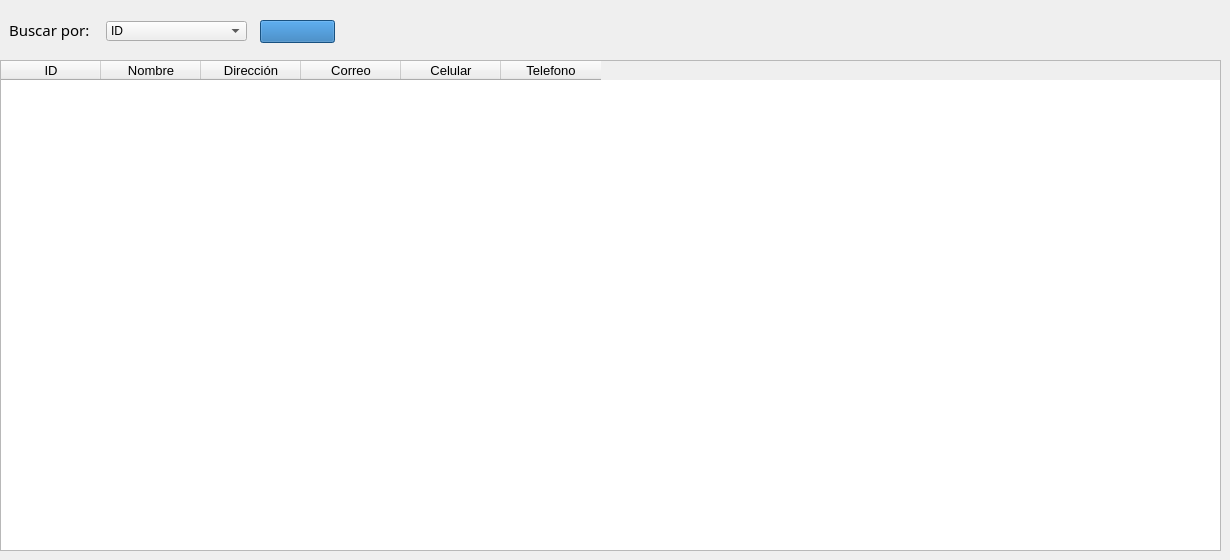
    <widget class="QWidget" name="ConsultaAgenda">
     <attribute name="title">
      <string>Consultar Agenda</string>
     </attribute>
     <widget class="QLabel" name="label">
      <property name="geometry">
       <rect>
        <x>9</x>
        <y>20</y>
        <width>91</width>
        <height>20</height>
       </rect>
      </property>
      <property name="font">
       <font>
        <family>MS Reference Sans Serif</family>
        <pointsize>11</pointsize>
       </font>
      </property>
      <property name="text">
       <string>Buscar por:</string>
      </property>
     </widget>
     <widget class="QPushButton" name="Boton_Buscar">
      <property name="geometry">
       <rect>
        <x>260</x>
        <y>20</y>
        <width>75</width>
        <height>23</height>
       </rect>
      </property>
      <property name="palette">
       <palette>
        <active>
         <colorrole role="WindowText">
          <brush brushstyle="SolidPattern">
           <color alpha="255">
            <red>0</red>
            <green>0</green>
            <blue>0</blue>
           </color>
          </brush>
         </colorrole>
         <colorrole role="Button">
          <brush brushstyle="SolidPattern">
           <color alpha="255">
            <red>34</red>
            <green>113</green>
            <blue>179</blue>
           </color>
          </brush>
         </colorrole>
         <colorrole role="Light">
          <brush brushstyle="SolidPattern">
           <color alpha="255">
            <red>62</red>
            <green>167</green>
            <blue>255</blue>
           </color>
          </brush>
         </colorrole>
         <colorrole role="Midlight">
          <brush brushstyle="SolidPattern">
           <color alpha="255">
            <red>48</red>
            <green>140</green>
            <blue>217</blue>
           </color>
          </brush>
         </colorrole>
         <colorrole role="Dark">
          <brush brushstyle="SolidPattern">
           <color alpha="255">
            <red>17</red>
            <green>56</green>
            <blue>89</blue>
           </color>
          </brush>
         </colorrole>
         <colorrole role="Mid">
          <brush brushstyle="SolidPattern">
           <color alpha="255">
            <red>23</red>
            <green>75</green>
            <blue>119</blue>
           </color>
          </brush>
         </colorrole>
         <colorrole role="Text">
          <brush brushstyle="SolidPattern">
           <color alpha="255">
            <red>0</red>
            <green>0</green>
            <blue>0</blue>
           </color>
          </brush>
         </colorrole>
         <colorrole role="BrightText">
          <brush brushstyle="SolidPattern">
           <color alpha="255">
            <red>255</red>
            <green>255</green>
            <blue>255</blue>
           </color>
          </brush>
         </colorrole>
         <colorrole role="ButtonText">
          <brush brushstyle="SolidPattern">
           <color alpha="255">
            <red>0</red>
            <green>0</green>
            <blue>0</blue>
           </color>
          </brush>
         </colorrole>
         <colorrole role="Base">
          <brush brushstyle="SolidPattern">
           <color alpha="255">
            <red>255</red>
            <green>255</green>
            <blue>255</blue>
           </color>
          </brush>
         </colorrole>
         <colorrole role="Window">
          <brush brushstyle="SolidPattern">
           <color alpha="255">
            <red>34</red>
            <green>113</green>
            <blue>179</blue>
           </color>
          </brush>
         </colorrole>
         <colorrole role="Shadow">
          <brush brushstyle="SolidPattern">
           <color alpha="255">
            <red>0</red>
            <green>0</green>
            <blue>0</blue>
           </color>
          </brush>
         </colorrole>
         <colorrole role="AlternateBase">
          <brush brushstyle="SolidPattern">
           <color alpha="255">
            <red>144</red>
            <green>184</green>
            <blue>217</blue>
           </color>
          </brush>
         </colorrole>
         <colorrole role="ToolTipBase">
          <brush brushstyle="SolidPattern">
           <color alpha="255">
            <red>255</red>
            <green>255</green>
            <blue>220</blue>
           </color>
          </brush>
         </colorrole>
         <colorrole role="ToolTipText">
          <brush brushstyle="SolidPattern">
           <color alpha="255">
            <red>0</red>
            <green>0</green>
            <blue>0</blue>
           </color>
          </brush>
         </colorrole>
         <colorrole role="PlaceholderText">
          <brush brushstyle="SolidPattern">
           <color alpha="128">
            <red>0</red>
            <green>0</green>
            <blue>0</blue>
           </color>
          </brush>
         </colorrole>
        </active>
        <inactive>
         <colorrole role="WindowText">
          <brush brushstyle="SolidPattern">
           <color alpha="255">
            <red>0</red>
            <green>0</green>
            <blue>0</blue>
           </color>
          </brush>
         </colorrole>
         <colorrole role="Button">
          <brush brushstyle="SolidPattern">
           <color alpha="255">
            <red>34</red>
            <green>113</green>
            <blue>179</blue>
           </color>
          </brush>
         </colorrole>
         <colorrole role="Light">
          <brush brushstyle="SolidPattern">
           <color alpha="255">
            <red>62</red>
            <green>167</green>
            <blue>255</blue>
           </color>
          </brush>
         </colorrole>
         <colorrole role="Midlight">
          <brush brushstyle="SolidPattern">
           <color alpha="255">
            <red>48</red>
            <green>140</green>
            <blue>217</blue>
           </color>
          </brush>
         </colorrole>
         <colorrole role="Dark">
          <brush brushstyle="SolidPattern">
           <color alpha="255">
            <red>17</red>
            <green>56</green>
            <blue>89</blue>
           </color>
          </brush>
         </colorrole>
         <colorrole role="Mid">
          <brush brushstyle="SolidPattern">
           <color alpha="255">
            <red>23</red>
            <green>75</green>
            <blue>119</blue>
           </color>
          </brush>
         </colorrole>
         <colorrole role="Text">
          <brush brushstyle="SolidPattern">
           <color alpha="255">
            <red>0</red>
            <green>0</green>
            <blue>0</blue>
           </color>
          </brush>
         </colorrole>
         <colorrole role="BrightText">
          <brush brushstyle="SolidPattern">
           <color alpha="255">
            <red>255</red>
            <green>255</green>
            <blue>255</blue>
           </color>
          </brush>
         </colorrole>
         <colorrole role="ButtonText">
          <brush brushstyle="SolidPattern">
           <color alpha="255">
            <red>0</red>
            <green>0</green>
            <blue>0</blue>
           </color>
          </brush>
         </colorrole>
         <colorrole role="Base">
          <brush brushstyle="SolidPattern">
           <color alpha="255">
            <red>255</red>
            <green>255</green>
            <blue>255</blue>
           </color>
          </brush>
         </colorrole>
         <colorrole role="Window">
          <brush brushstyle="SolidPattern">
           <color alpha="255">
            <red>34</red>
            <green>113</green>
            <blue>179</blue>
           </color>
          </brush>
         </colorrole>
         <colorrole role="Shadow">
          <brush brushstyle="SolidPattern">
           <color alpha="255">
            <red>0</red>
            <green>0</green>
            <blue>0</blue>
           </color>
          </brush>
         </colorrole>
         <colorrole role="AlternateBase">
          <brush brushstyle="SolidPattern">
           <color alpha="255">
            <red>144</red>
            <green>184</green>
            <blue>217</blue>
           </color>
          </brush>
         </colorrole>
         <colorrole role="ToolTipBase">
          <brush brushstyle="SolidPattern">
           <color alpha="255">
            <red>255</red>
            <green>255</green>
            <blue>220</blue>
           </color>
          </brush>
         </colorrole>
         <colorrole role="ToolTipText">
          <brush brushstyle="SolidPattern">
           <color alpha="255">
            <red>0</red>
            <green>0</green>
            <blue>0</blue>
           </color>
          </brush>
         </colorrole>
         <colorrole role="PlaceholderText">
          <brush brushstyle="SolidPattern">
           <color alpha="128">
            <red>0</red>
            <green>0</green>
            <blue>0</blue>
           </color>
          </brush>
         </colorrole>
        </inactive>
        <disabled>
         <colorrole role="WindowText">
          <brush brushstyle="SolidPattern">
           <color alpha="255">
            <red>17</red>
            <green>56</green>
            <blue>89</blue>
           </color>
          </brush>
         </colorrole>
         <colorrole role="Button">
          <brush brushstyle="SolidPattern">
           <color alpha="255">
            <red>34</red>
            <green>113</green>
            <blue>179</blue>
           </color>
          </brush>
         </colorrole>
         <colorrole role="Light">
          <brush brushstyle="SolidPattern">
           <color alpha="255">
            <red>62</red>
            <green>167</green>
            <blue>255</blue>
           </color>
          </brush>
         </colorrole>
         <colorrole role="Midlight">
          <brush brushstyle="SolidPattern">
           <color alpha="255">
            <red>48</red>
            <green>140</green>
            <blue>217</blue>
           </color>
          </brush>
         </colorrole>
         <colorrole role="Dark">
          <brush brushstyle="SolidPattern">
           <color alpha="255">
            <red>17</red>
            <green>56</green>
            <blue>89</blue>
           </color>
          </brush>
         </colorrole>
         <colorrole role="Mid">
          <brush brushstyle="SolidPattern">
           <color alpha="255">
            <red>23</red>
            <green>75</green>
            <blue>119</blue>
           </color>
          </brush>
         </colorrole>
         <colorrole role="Text">
          <brush brushstyle="SolidPattern">
           <color alpha="255">
            <red>17</red>
            <green>56</green>
            <blue>89</blue>
           </color>
          </brush>
         </colorrole>
         <colorrole role="BrightText">
          <brush brushstyle="SolidPattern">
           <color alpha="255">
            <red>255</red>
            <green>255</green>
            <blue>255</blue>
           </color>
          </brush>
         </colorrole>
         <colorrole role="ButtonText">
          <brush brushstyle="SolidPattern">
           <color alpha="255">
            <red>17</red>
            <green>56</green>
            <blue>89</blue>
           </color>
          </brush>
         </colorrole>
         <colorrole role="Base">
          <brush brushstyle="SolidPattern">
           <color alpha="255">
            <red>34</red>
            <green>113</green>
            <blue>179</blue>
           </color>
          </brush>
         </colorrole>
         <colorrole role="Window">
          <brush brushstyle="SolidPattern">
           <color alpha="255">
            <red>34</red>
            <green>113</green>
            <blue>179</blue>
           </color>
          </brush>
         </colorrole>
         <colorrole role="Shadow">
          <brush brushstyle="SolidPattern">
           <color alpha="255">
            <red>0</red>
            <green>0</green>
            <blue>0</blue>
           </color>
          </brush>
         </colorrole>
         <colorrole role="AlternateBase">
          <brush brushstyle="SolidPattern">
           <color alpha="255">
            <red>34</red>
            <green>113</green>
            <blue>179</blue>
           </color>
          </brush>
         </colorrole>
         <colorrole role="ToolTipBase">
          <brush brushstyle="SolidPattern">
           <color alpha="255">
            <red>255</red>
            <green>255</green>
            <blue>220</blue>
           </color>
          </brush>
         </colorrole>
         <colorrole role="ToolTipText">
          <brush brushstyle="SolidPattern">
           <color alpha="255">
            <red>0</red>
            <green>0</green>
            <blue>0</blue>
           </color>
          </brush>
         </colorrole>
         <colorrole role="PlaceholderText">
          <brush brushstyle="SolidPattern">
           <color alpha="128">
            <red>0</red>
            <green>0</green>
            <blue>0</blue>
           </color>
          </brush>
         </colorrole>
        </disabled>
       </palette>
      </property>
      <property name="text">
       <string/>
      </property>
      <property name="icon">
       <iconset>
        <normaloff>../../../../Downloads/Lupa.png</normaloff>../../../../Downloads/Lupa.png</iconset>
      </property>
      <property name="iconSize">
       <size>
        <width>20</width>
        <height>20</height>
       </size>
      </property>
     </widget>
     <widget class="QComboBox" name="Selector_Busar">
      <property name="geometry">
       <rect>
        <x>106</x>
        <y>21</y>
        <width>141</width>
        <height>20</height>
       </rect>
      </property>
      <item>
       <property name="text">
        <string>ID</string>
       </property>
      </item>
      <item>
       <property name="text">
        <string>Nombre</string>
       </property>
      </item>
      <item>
       <property name="text">
        <string>Dirección</string>
       </property>
      </item>
      <item>
       <property name="text">
        <string>Correo</string>
       </property>
      </item>
      <item>
       <property name="text">
        <string>Celular</string>
       </property>
      </item>
      <item>
       <property name="text">
        <string>Telefono</string>
       </property>
      </item>
     </widget>
     <widget class="QWidget" name="gridLayoutWidget">
      <property name="geometry">
       <rect>
        <x>0</x>
        <y>60</y>
        <width>1221</width>
        <height>491</height>
       </rect>
      </property>
      <layout class="QGridLayout" name="gridLayout">
       <item row="0" column="0">
        <widget class="QTableWidget" name="Tabla_Consulta">
         <property name="layoutDirection">
          <enum>Qt::LeftToRight</enum>
         </property>
         <property name="showGrid">
          <bool>false</bool>
         </property>
         <property name="gridStyle">
          <enum>Qt::NoPen</enum>
         </property>
         <property name="sortingEnabled">
          <bool>true</bool>
         </property>
         <column>
          <property name="text">
           <string>ID</string>
          </property>
          <property name="font">
           <font>
            <pointsize>10</pointsize>
           </font>
          </property>
         </column>
         <column>
          <property name="text">
           <string>Nombre</string>
          </property>
          <property name="font">
           <font>
            <pointsize>10</pointsize>
           </font>
          </property>
         </column>
         <column>
          <property name="text">
           <string>Dirección</string>
          </property>
          <property name="font">
           <font>
            <pointsize>10</pointsize>
           </font>
          </property>
         </column>
         <column>
          <property name="text">
           <string>Correo</string>
          </property>
          <property name="font">
           <font>
            <pointsize>10</pointsize>
           </font>
          </property>
         </column>
         <column>
          <property name="text">
           <string>Celular</string>
          </property>
          <property name="font">
           <font>
            <pointsize>10</pointsize>
           </font>
          </property>
         </column>
         <column>
          <property name="text">
           <string>Telefono</string>
          </property>
          <property name="font">
           <font>
            <pointsize>10</pointsize>
           </font>
          </property>
         </column>
        </widget>
       </item>
      </layout>
     </widget>
    </widget>
